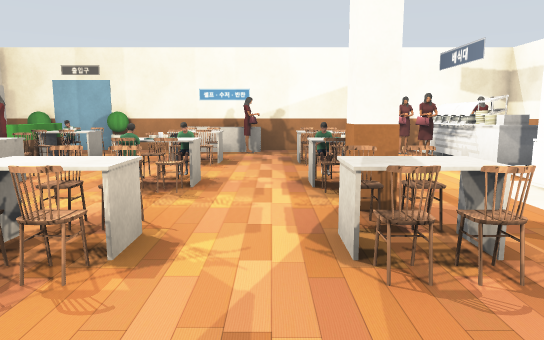
view 1 (above)

23 first-person views from a walk through a world built for the Gazebo simulator. The camera is 1.1 m above the floor, tilts 8° down and sees 70° across. The floor is counted in squares, 1 m on a side. Each view is taken from the middle of a square. On the plan, view 1 faces up. The plan holds only what a view shows up to about 14 squares ahead; the rest is blank. The place goes on beyond the plan. Simple shapes stand in for some stock models. Some surface patterns are stand-ins.

view 2
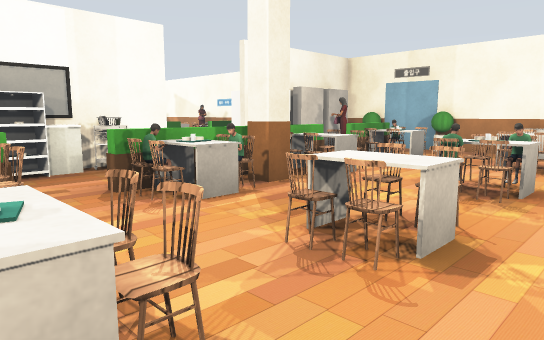

view 3
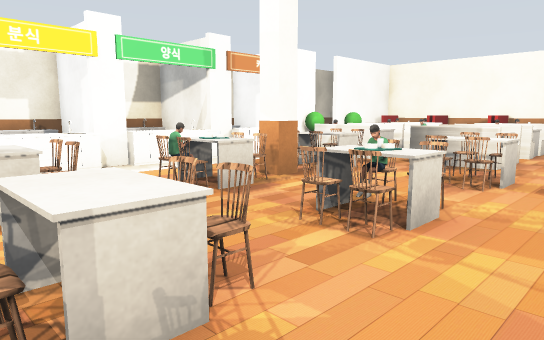

view 4
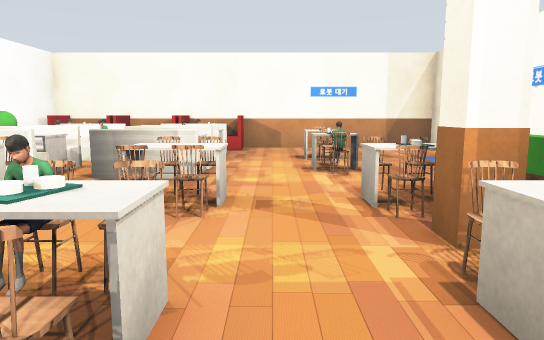

view 5
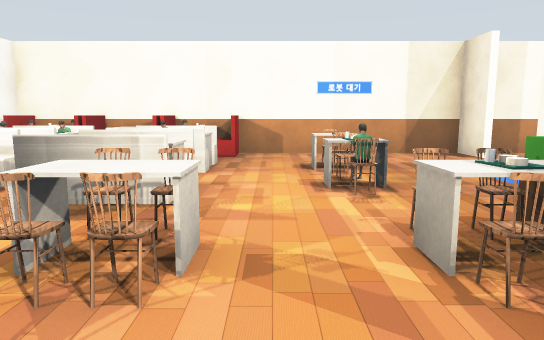

view 6
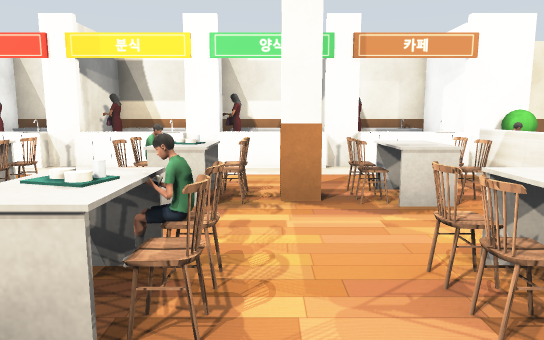

view 7
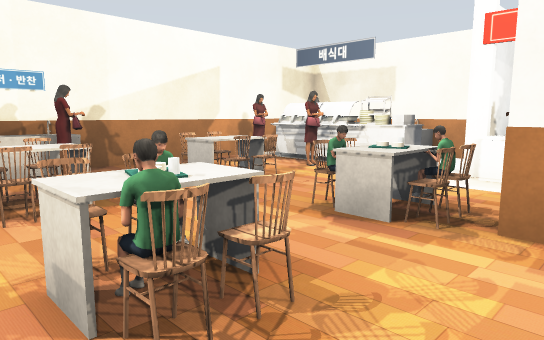

view 8
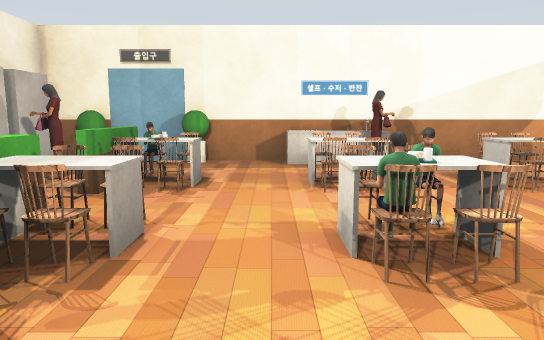

view 9
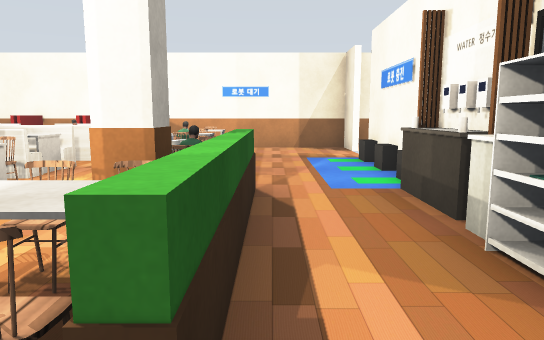

view 10
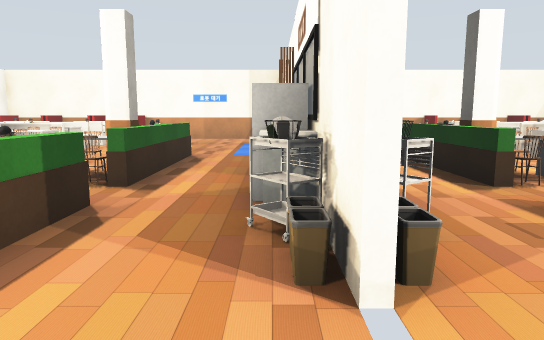

view 11
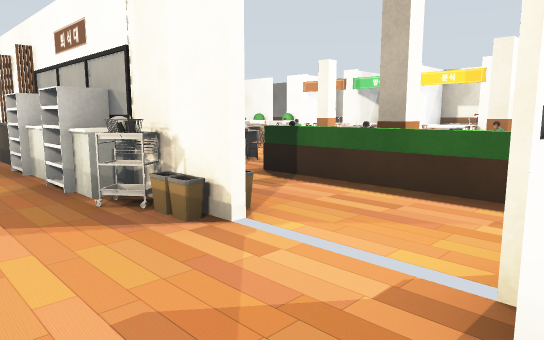

view 12
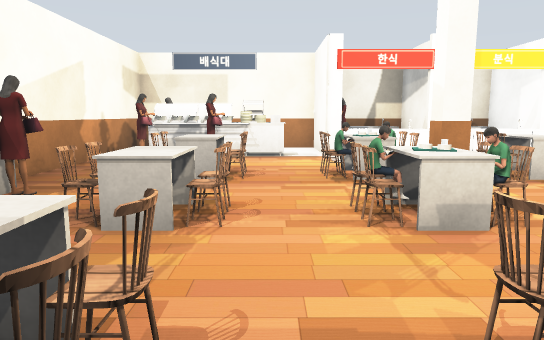

view 13
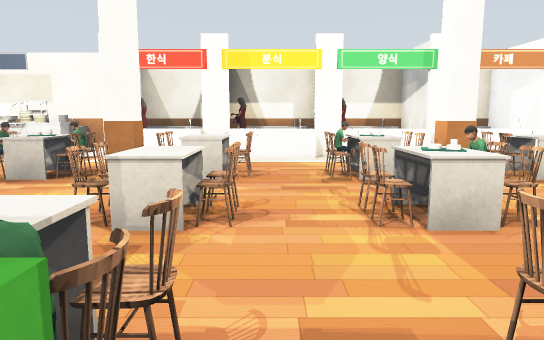

view 14
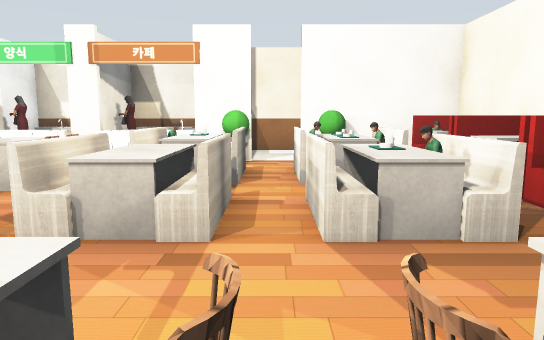

view 15
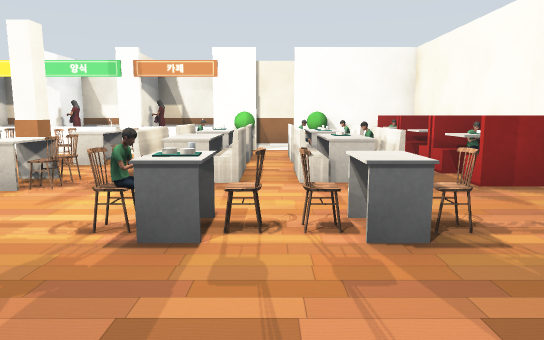

view 16
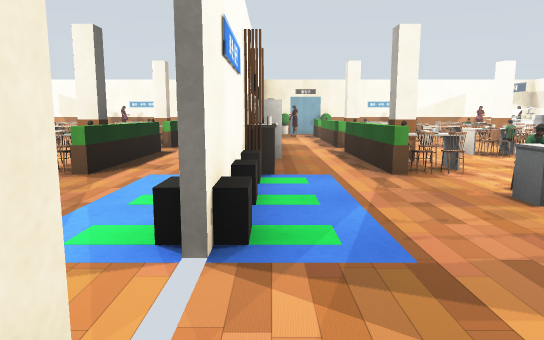

view 17
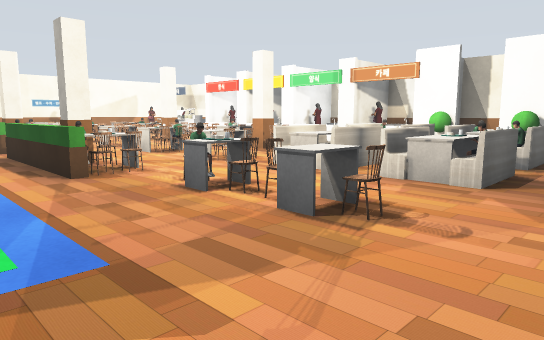

view 18
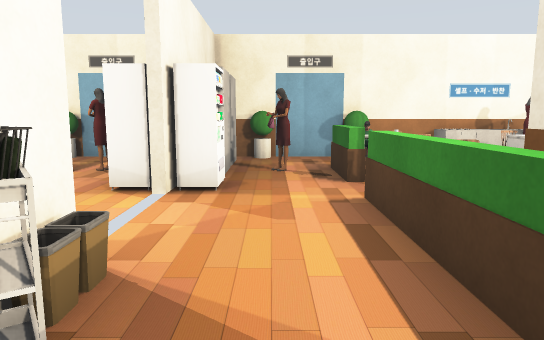

view 19
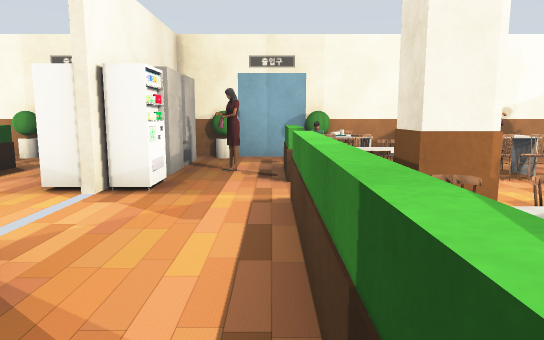

view 20
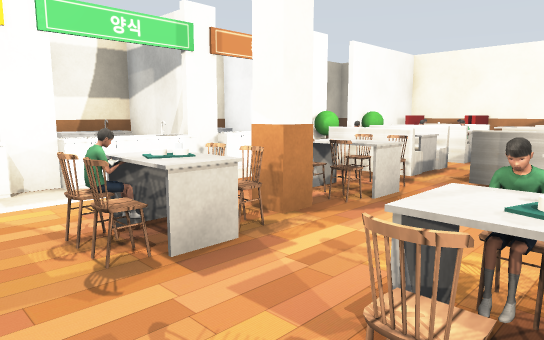

view 21
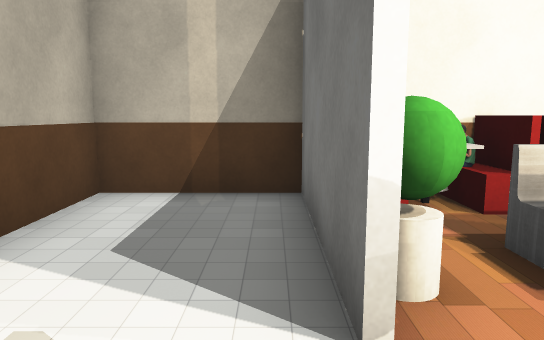

view 22
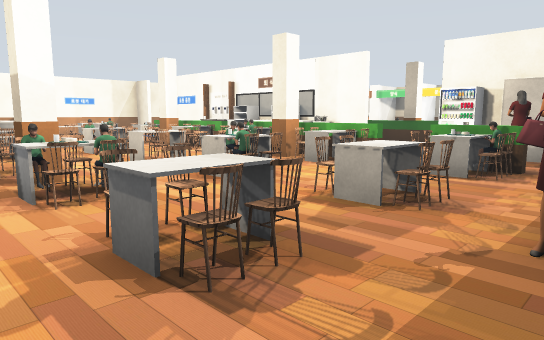

view 23
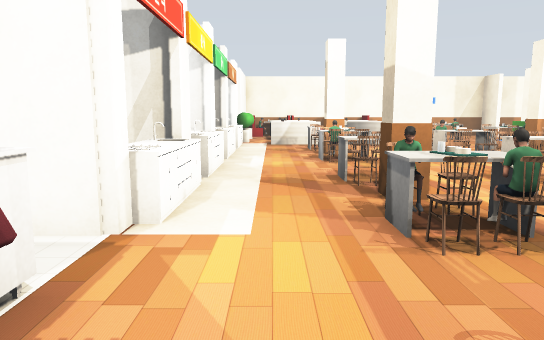

### Floor plan
Points are (right, up) in squares from view 1. A wall is a line through its corners. A room is listed if a view was taken in it or the views show most of it. See-through windows are left out.
Room 1 (views 1, 2, 3, 4, 5, 6, 7, 8, 9, 10, 11, 12, 13, 14, 15, 16, 17, 18, 19, 20, 21, 22, 23)
walls: (5.4, 0.5) (7.5, 0.5); (-8.5, 5) (-8.5, 4.4); (7.5, 0.4) (5.6, 0.4); (5.4, -5.5) (7.5, -5.5) (7.5, 12.5) (-8.5, 12.5); (-8.5, 9.5) (-8.5, 8.5); (-8.5, -10) (-8.5, -11.5) (4.5, -11.5); (7.5, -8.6) (7.5, -6.2); (4.4, -11.6) (4.4, -8.4); (-10.9, -11.5) (-9, -11.5)
low walls: (-11.5, 1.1) (-11.5, -3.9); (-11.5, 7.1) (-11.5, 2.2)
ways out: opening at (5, -11) to room 2; opening at (6.5, -9.5) to room 2; gap at (-9, -10)
objects: person (-11, 10) to (-10, 10); other object (-9, -8) to (-9, -7); other object (-9, -6); restaurant (-9, 3); bin (-9, 4); vending machine (-9, 8); other object (-8, -8); other object (-8, -6); other object (-8, -4); other object (-8, -3); counter (-8, -2); rack (-8, -1) to (-8, 0); rack (-8, 1) to (-8, 2); restaurant (-8, 3); bin (-8, 4); vending machine (-8, 8); grey box (-8, 9) to (-8, 10); grey box (-8, 11); person (-7, 10); plant (-7, 12); other object (-5, -8); other object (-5, -6); chair (-5, -4); table (-5, -3); other object (-5, -2); chair (-5, -1) to (-5, 0); chair (-5, 1); chair (-5, 2); chair (-5, 3) to (-4, 3); chair (-5, 4); pillar (-5, 5); chair (-5, 6); chair (-5, 7); chair (-5, 9); chair (-5, 10); plant (-5, 12); chair (-4, -9); chair (-4, -8); chair (-4, -7); table (-4, -6); chair (-4, -5); chair (-4, -3); other object (-4, -2); chair (-4, 0); chair (-4, 6); chair (-4, 9); other object (-4, 10); other object (-3, 6); other object (-2, -11) to (0, -10); chair (-2, -3); chair (-2, -2); chair (-2, 0); chair (-2, 1); chair (-2, 3); chair (-2, 4); chair (-2, 6); chair (-2, 7); chair (-2, 9); chair (-2, 10); sign (-2, 12) to (-1, 12); table (-1, -11); bench (-1, -9) to (0, -9); bench (-1, -8) to (0, -8); bench (-1, -6) to (0, -6); bench (-1, -5) to (0, -5); chair (-1, -3); chair (-1, -1); other object (-1, 0); chair (-1, 3); chair (-1, 6); other object (-1, 7); chair (-1, 9); person (-1, 11); other object (0, -11); other object (1, -11) to (2, -10); bench (1, -9) to (3, -9); bench (1, -8) to (3, -8); bench (1, -6) to (3, -6); bench (1, -5) to (3, -5); chair (1, -3); chair (1, -2); chair (1, -1) to (1, 0); chair (1, 1); chair (1, 3); chair (1, 4); chair (1, 5) to (1, 6); chair (1, 7); chair (1, 9); chair (1, 10); other object (2, -11); chair (2, -3); chair (2, 0); other object (2, 1); chair (2, 3); chair (2, 6); other object (2, 7); chair (2, 9); table (3, -11); other object (3, -10) to (4, -10); other object (4, -11); plant (4, -9) to (4, -8); plant (4, -6); counter (4, -5) to (5, -3); white box (4, -3) to (4, -2); counter (4, -2) to (5, 0); white box (4, 0) to (4, 1); counter (4, 1) to (5, 3); white box (4, 3) to (4, 4); counter (4, 4) to (5, 6); white box (4, 6); person (4, 9) to (4, 10); person (4, 11); restaurant (5, 8) to (5, 11); other object (6, -3); other object (6, 0); other object (6, 3); other object (6, 6); other object (6, 11); other object (7, -5) to (7, -3); other object (7, -2) to (7, 0); other object (7, 1) to (7, 3); other object (7, 4) to (7, 6); other object (7, 9) to (7, 10)
Room 2 (no view inside)
walls: (4.5, -11.5) (7.5, -11.5) (7.5, -8.6); (4.6, -8.4) (4.6, -11.5)
ways out: opening at (5, -11) to room 1; opening at (6.5, -9.5) to room 1

Where each view was taken, in squares from view 1:
view 1: 0 up, 0 right, facing up
view 2: 0 up, 0 right, facing up-left
view 3: 4 up, 4 left, facing down-right
view 4: 2 up, 3 left, facing down
view 5: 0 up, 3 left, facing down
view 6: 1 down, 4 left, facing right
view 7: 4 up, 3 left, facing up-right
view 8: 3 up, 3 left, facing up
view 9: 2 up, 6 left, facing down
view 10: 7 up, 8 left, facing down
view 11: 8 up, 6 left, facing down-left
view 12: 8 up, 6 left, facing right
view 13: 2 up, 6 left, facing right
view 14: 7 down, 5 left, facing right
view 15: 7 down, 8 left, facing right
view 16: 11 down, 8 left, facing up
view 17: 11 down, 8 left, facing up-right
view 18: 2 up, 7 left, facing up
view 19: 2 up, 6 left, facing up
view 20: 2 up, 2 left, facing down-right
view 21: 6 down, 5 right, facing down
view 22: 12 up, 3 right, facing down-left
view 23: 10 up, 3 right, facing down
